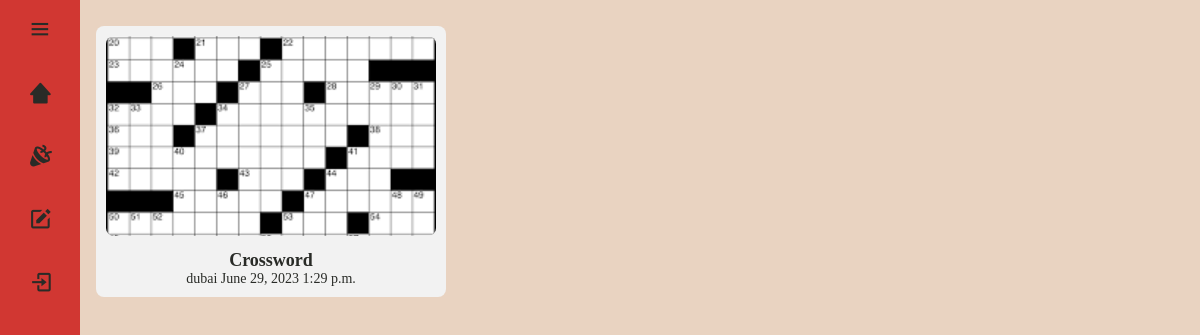
Page /event/ on the earlier database version.
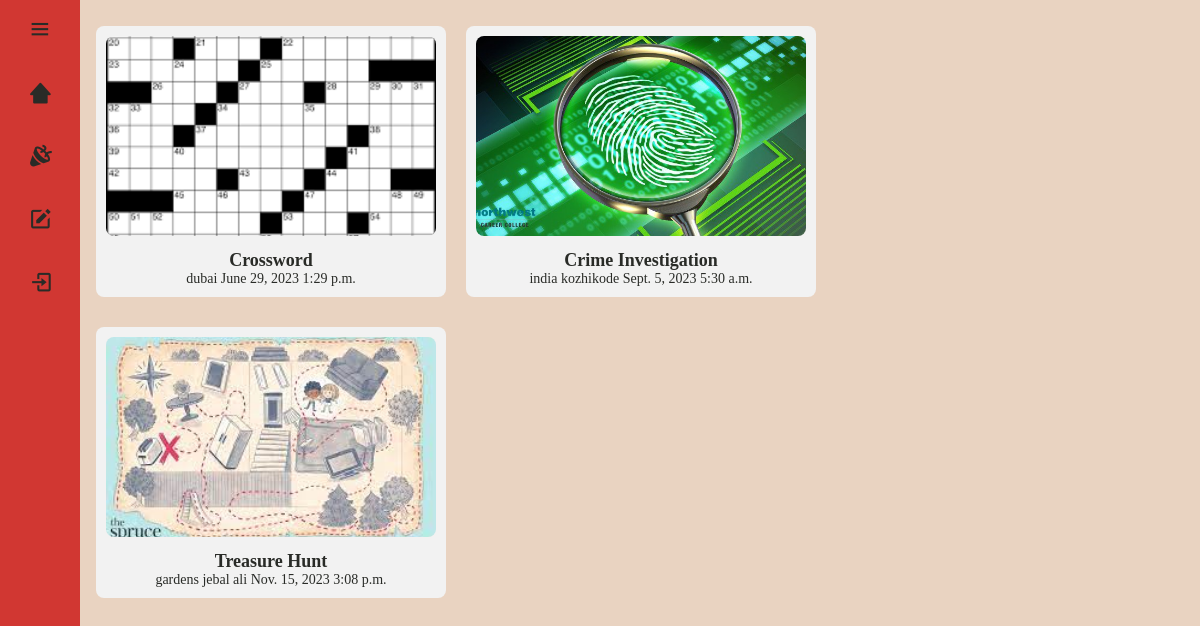
Same page on the later database version.
### ems_app/models.py (models this page shows)
class Event(models.Model):
    event_name = models.CharField(max_length=200)
    event_link = models.URLField(max_length=200)
    event_date = models.DateField(null=True)
    event_time = models.TimeField(null=True)
    event_image = models.ImageField(upload_to='images/')
    event_descp = models.TextField()
    event_location = models.TextField()
    user = models.ForeignKey(User, on_delete=models.CASCADE, default=1)
    def __str__(self):
        return self.event_name

### ems_app/views.py (the view)
# urls.py: path('event/', views.get_event, name='event'),
def get_event(request):
    event_data = Event.objects.all().order_by('event_date', 'event_time')
    print(event_data)
    main = {'event': event_data, }
    return render(request, 'event.html', main)

### ems_app/templates/event.html (shortened to what this page needs)
{% extends 'base.html' %} {% load static %} {% block content %}
<div class="event-container">
    {% for i in event %}
    <a href="#" class="show-details" data-name="{{ i.event_name }}" data-descp="{{ i.event_descp }}"
        data-link="{{ i.event_link }}" data-time="{{ i.event_time }}" data-date="{{ i.event_date }}"
        data-location="{{ i.event_location }}">
        <div class="event-card">
            <img src="/media/{{ i.event_image }}" alt="Event Image">
            <h3 class="event-name">{{ i.event_name }}</h3>
            <p class="event-details">
                <span class="location">{{ i.event_location }}</span>
                <span class="date">{{ i.event_date }}</span>
                <span class="time">{{ i.event_time }}</span>
            </p>
        </div>
    </a>
    {% endfor %}
</div>
{% endblock %}

### ems_app/templates/base.html (shortened to what this page needs)
{% load static %}
<!DOCTYPE html>
<html lang="en">
<head>
  <link href='https://unpkg.com/boxicons@2.1.4/css/boxicons.min.css' rel='stylesheet'>
  <link rel="stylesheet" href="{% static 'css/style.css' %}">
</head>
<body>
	<div class="sidebar">
		<div class="top">
			<i class = "bx bx-menu bx-sm" id = "btn"></i>
		</div>
		<ul>
			<li>
				<a href = "/">
					<i class='bx bxs-home-alt-2 bx-sm'></i>
				</a>
			</li>
			<li>
				<a href = "{% url 'event' %}">
					<i class='bx bxs-party bx-sm'></i>
				</a>
			</li>
			{% if user.is_authenticated %}
				<li>
					<a href = "{% url 'logout' %}">
						<i class='bx bx-log-in bx-sm' ></i>
						<span class = "nav-item">Logout</span>
					</a>
					<span class ="tooltip">Logout</span>
				</li>
				<li>
					<a href = "{% url 'dashboard' %}">
						<i class='bx bxs-dashboard bx-sm'></i>
						<span class = "nav-item">Dashboard</span>
					</a>
					<span class ="tooltip">Dashboard</span>
				</li>
			{% else %}
				<li>
					<a href = "{% url 'register' %}">
						<i class='bx bxs-edit bx-sm' ></i>
					</a>
				</li>
				<li>
					<a href = "{% url 'login' %}">
						<i class='bx bx-log-in bx-sm' ></i>
					</a>
				</li>
			{% endif %}
		</ul>
	</div>
	<div class="main-content">
		<div class="container">
			<main>{% block content %} {% endblock %}</main>
		</div>
	</div>
</body>
</html>

### ems_app/static/css/style.css (style rules this page uses)
* { margin:0; padding:0; box-sizing: border-box; }
.sidebar { position: absolute; top: 0; left: 0; height:100vh; width: 80px; background-color: #d13732; padding: .4rem .8rem; transition: all 0.5s ease; }
.sidebar #btn { position: absolute; color: #292B27; top: .4rem; left: 50%; font-size: 1.2rem; transform: translate(-50%, 47%); cursor: pointer; }
.sidebar ul li { position: relative; list-style-type: none; height: 50px; width: 90%; margin: 0.8rem auto; line-height: 50px; }
.sidebar ul li a { color: #292B27; display: flex; align-items: center; text-decoration: none; border-radius: 0.8rem; }
.sidebar ul li a i { min-width: 50px; text-align: center; height: 50px; border-radius: 12px; line-height: 50px; }
.main-content { color: #292B27; position: relative; background-color:#E9D3C1; min-height: 100vh; top: 0; left: 80px; transition: all 0.5s ease; width: calc(100% - 80px); padding: 1rem; }
.event-container { display: flex; flex-wrap: wrap; justify-content: flex-start; gap: 20px; }
.event-card { width: 350px; position: relative; background-color: #f2f2f2; border-radius: 8px; padding: 10px; height: 100%; }
.event-card img { width: 100%; height: 200px; object-fit: cover; border-radius: 8px; }
.event-name { margin-top: 10px; font-size: 18px; }
.event-card { position: relative; }
.event-container a { color: #292B27; text-decoration: none; }
a { text-decoration: none; }
a { display: block; text-align: center; margin-top: 10px; color: #333; text-decoration: none; font-size: 14px; }

Differences in the rows shown:
added Event: event_image (picture), event_name "Crime Investigation", event_location "india kozhikode", event_date "Sept. 5, 2023", event_time "5:30 a.m."
added Event: event_image (picture), event_name "Treasure Hunt", event_location "gardens jebal ali", event_date "Nov. 15, 2023", event_time "3:08 p.m."
